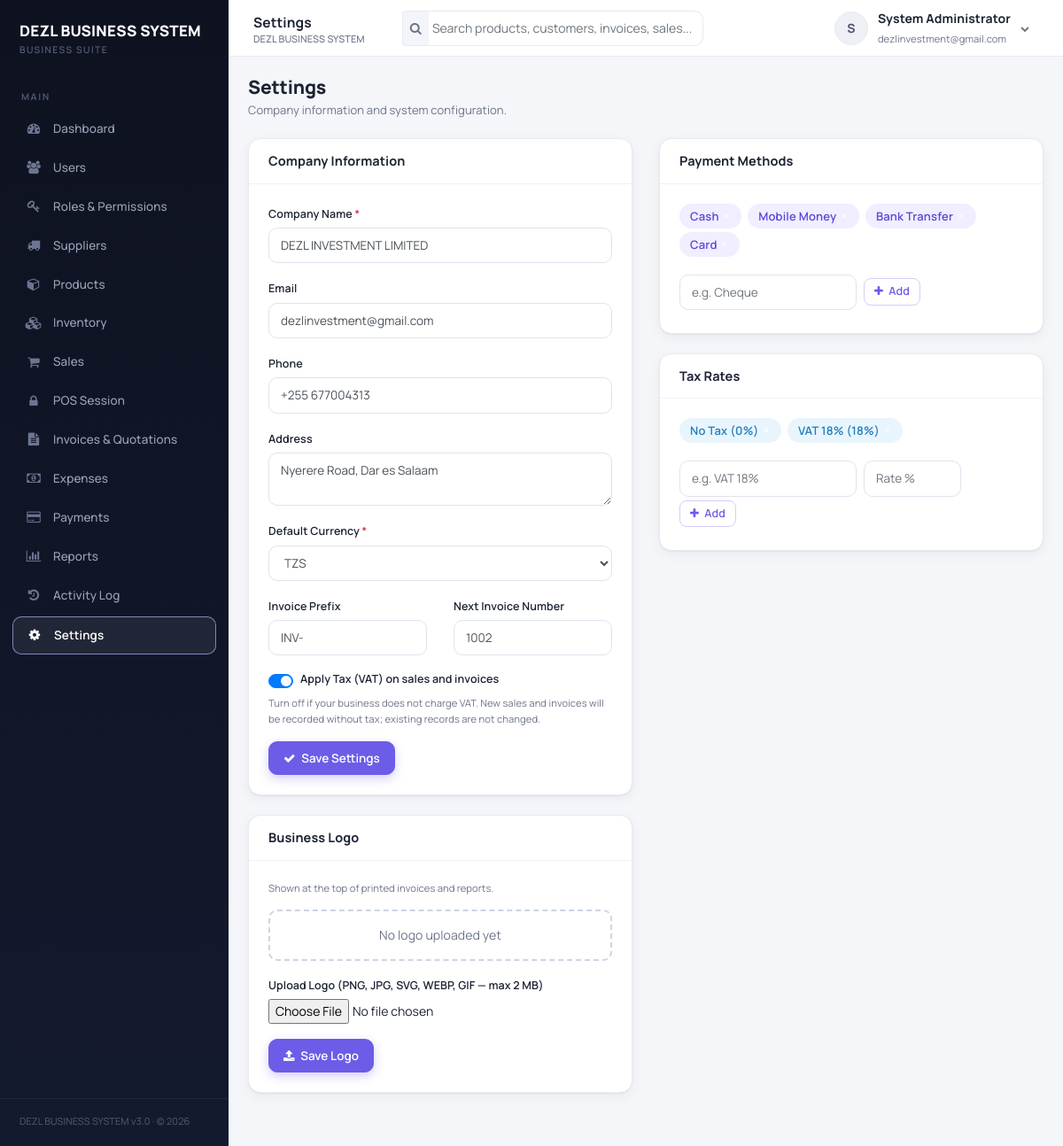
Before: /settings.php (signed in) with the older database file.
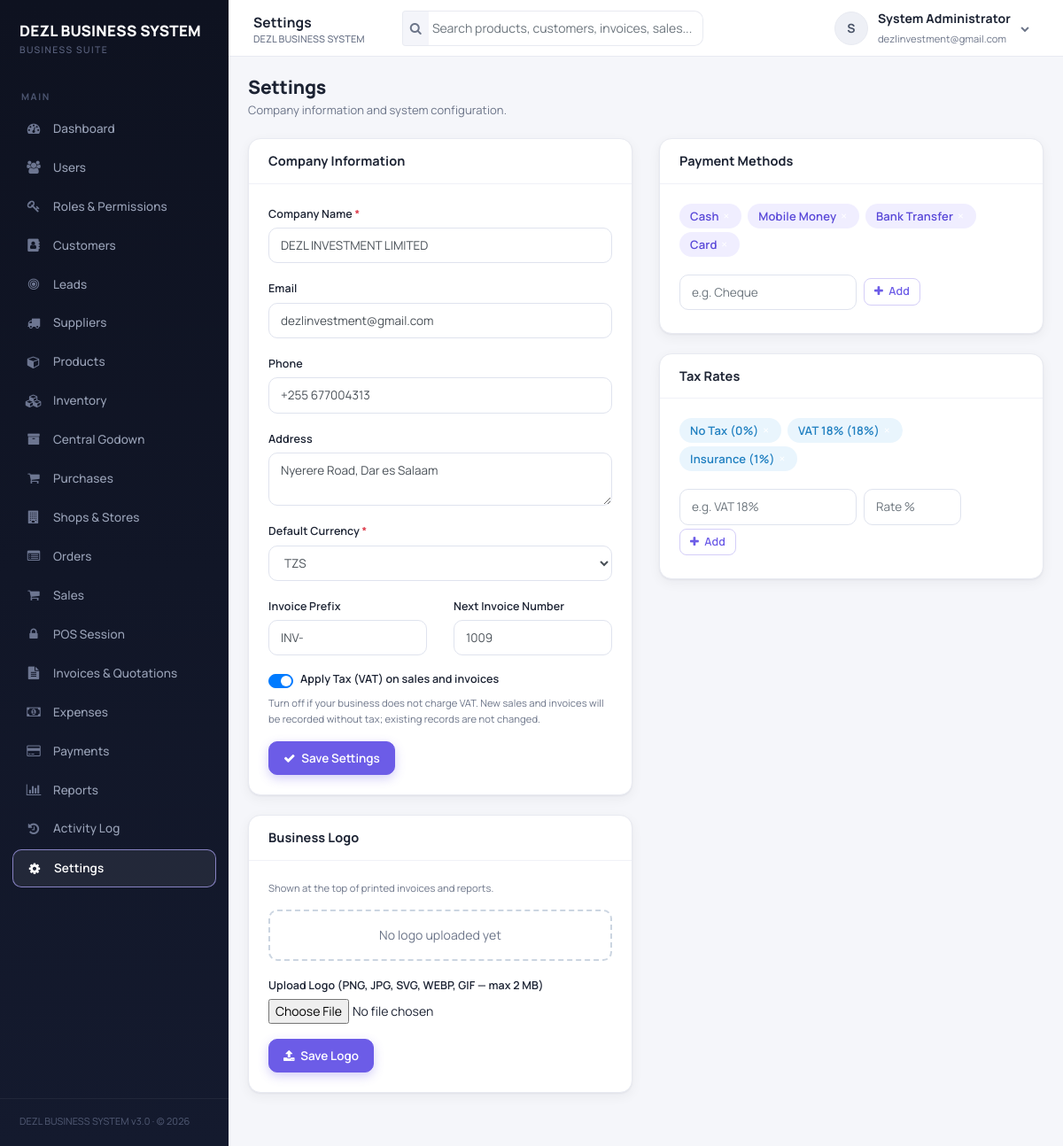
After: the same page with the newer database file.
### tables this page shows
CREATE TABLE `system_settings` (
  `setting_id` int(10) UNSIGNED NOT NULL,
  `tenant_id` int(10) UNSIGNED NOT NULL,
  `company_name` varchar(191) DEFAULT NULL,
  `company_email` varchar(191) DEFAULT NULL,
  `company_phone` varchar(50) DEFAULT NULL,
  `company_address` text DEFAULT NULL,
  `default_currency` varchar(10) NOT NULL DEFAULT 'TZS',
  `invoice_prefix` varchar(20) NOT NULL DEFAULT 'INV-',
  `invoice_next_number` int(10) UNSIGNED NOT NULL DEFAULT 1001,
  `apply_tax` tinyint(1) NOT NULL DEFAULT 1,
  `logo_path` varchar(255) DEFAULT NULL
);

CREATE TABLE `payment_methods` (
  `payment_method_id` int(10) UNSIGNED NOT NULL,
  `tenant_id` int(10) UNSIGNED NOT NULL,
  `name` varchar(100) NOT NULL
);

CREATE TABLE `tax_rates` (
  `tax_rate_id` int(10) UNSIGNED NOT NULL,
  `tenant_id` int(10) UNSIGNED NOT NULL,
  `name` varchar(100) NOT NULL,
  `rate` decimal(5,2) NOT NULL DEFAULT 0.00
);

### User.php (called while the page is built, shortened)
<?php
class User
{
    public $user_id;
    public $tenant_id;
    private $permission_cache = null;
    public static function getUserById($userId)
    {
        global $conn;
        $stmt = $conn->prepare("SELECT * FROM users WHERE user_id = ? LIMIT 1");
        $stmt->bind_param('i', $userId);
        $stmt->execute();
        $row = $stmt->get_result()->fetch_assoc();
        $user = new self();
        foreach ($row as $key => $value) {
            if (property_exists($user, $key)) $user->$key = $value;
        }
        $user->loadRoles();
        return $user;
    }
    private function loadRoles()
    {
        global $conn;
        $stmt = $conn->prepare(
            "SELECT r.role_id, r.name FROM user_roles ur
             JOIN roles r ON r.role_id = ur.role_id
             WHERE ur.user_id = ? AND ur.tenant_id = ?"
        );
        $stmt->bind_param('ii', $this->user_id, $this->tenant_id);
        $stmt->execute();
        $result = $stmt->get_result();
        while ($row = $result->fetch_assoc()) {
            $this->roles[] = $row['name'];
        }
    }
    public function hasPermission($permission)
    {
        global $conn;
        if ($this->permission_cache === null) {
            $roleIds = [];
            $stmt = $conn->prepare("SELECT role_id FROM user_roles WHERE user_id = ? AND tenant_id = ?");
            $stmt->bind_param('ii', $this->user_id, $this->tenant_id);
            $stmt->execute();
            $result = $stmt->get_result();
            while ($row = $result->fetch_assoc()) {
                $roleIds[] = (int)$row['role_id'];
            }
            $this->permission_cache = [];
            if ($roleIds) {
                $placeholders = implode(',', array_fill(0, count($roleIds), '?'));
                $sql = "SELECT DISTINCT p.name FROM permissions p
                        JOIN role_permissions rp ON rp.permission_id = p.permission_id
                        WHERE rp.role_id IN ($placeholders)";
                $stmt = $conn->prepare($sql);
                $stmt->bind_param(str_repeat('i', count($roleIds)), ...$roleIds);
                $stmt->execute();
                $result = $stmt->get_result();
                while ($row = $result->fetch_assoc()) {
                    $this->permission_cache[] = $row['name'];
                }
            }
        }
        return in_array($permission, $this->permission_cache, true);
    }
}

### auth_check.php (called while the page is built, shortened)
<?php
$current_user = User::getUserById($_SESSION['user_id']);

### helpers.php (called while the page is built, shortened)
<?php
function e($value) {
    return htmlspecialchars((string)$value, ENT_QUOTES, 'UTF-8');
}
function can($permission) {
    global $current_user;
    return $current_user && $current_user->hasPermission($permission);
}
function fetch_one($sql, ...$params) {
    global $conn;
    $stmt = $conn->prepare($sql);
    if ($params) {
        $types = '';
        foreach ($params as $p) {
            $types .= is_int($p) ? 'i' : (is_float($p) ? 'd' : 's');
        }
        $stmt->bind_param($types, ...$params);
    }
    $stmt->execute();
    $row = $stmt->get_result()->fetch_assoc();
    return $row;
}
function fetch_all($sql, ...$params) {
    global $conn;
    $stmt = $conn->prepare($sql);
    if ($params) {
        $types = '';
        foreach ($params as $p) {
            $types .= is_int($p) ? 'i' : (is_float($p) ? 'd' : 's');
        }
        $stmt->bind_param($types, ...$params);
    }
    $stmt->execute();
    $rows = $stmt->get_result()->fetch_all(MYSQLI_ASSOC);
    return $rows;
}

### settings.php (the view, shortened to what the changed rows need)
<?php
require_once 'header.php';
require_once 'auth_check.php';
$tenant = fetch_one("SELECT * FROM tenants WHERE tenant_id = ?", $current_user->tenant_id);
$settings = fetch_one("SELECT * FROM system_settings WHERE tenant_id = ?", $current_user->tenant_id);
$currency = $tenant['currency_code'] ?? 'TZS';
$payment_methods = fetch_all("SELECT * FROM payment_methods WHERE tenant_id = ? ORDER BY payment_method_id", $current_user->tenant_id);
$tax_rates = fetch_all("SELECT * FROM tax_rates WHERE tenant_id = ? ORDER BY tax_rate_id", $current_user->tenant_id);
require_once 'navbar.php';
require_once 'sidebar.php';
?>
<div class="page-head">
    <div>
        <h1 class="page-title">Settings</h1>
    </div>
</div>
<div class="row">
    <div class="col-lg-6 mb-3">
        <div class="card">
            <div class="card-body">
                <form method="POST" action="save-settings.php">
                    <div class="form-group">
                        <label>Company Name <span class="text-danger">*</span></label>
                        <input type="text" name="name" class="form-control" required value="<?php echo e($settings['company_name'] ?? $tenant['name'] ?? ''); ?>">
                    </div>
                    <div class="form-group">
                        <label>Email</label>
                        <input type="email" name="company_email" class="form-control" value="<?php echo e($settings['company_email'] ?? $tenant['email'] ?? ''); ?>">
                    </div>
                    <div class="form-group">
                        <label>Phone</label>
                        <input type="text" name="company_phone" class="form-control" value="<?php echo e($settings['company_phone'] ?? $tenant['phone'] ?? ''); ?>">
                    </div>
                    <div class="form-group">
                        <label>Address</label>
                        <textarea name="company_address" class="form-control" rows="2"><?php echo e($settings['company_address'] ?? $tenant['address'] ?? ''); ?></textarea>
                    </div>
                    <div class="form-group">
                        <label>Default Currency <span class="text-danger">*</span></label>
                        <select name="default_currency" class="form-control">
                            <?php foreach (['TZS', 'USD', 'EUR', 'GBP', 'KES', 'UGX'] as $code): ?>
                                <option value="<?php echo $code; ?>" <?php echo ($settings['default_currency'] ?? $currency) === $code ? 'selected' : ''; ?>><?php echo $code; ?></option>
                            <?php endforeach; ?>
                        </select>
                    </div>
                    <div class="row">
                        <div class="col-md-6 form-group">
                            <label>Invoice Prefix</label>
                            <input type="text" name="invoice_prefix" class="form-control" value="<?php echo e($settings['invoice_prefix'] ?? 'INV-'); ?>">
                        </div>
                        <div class="col-md-6 form-group">
                            <label>Next Invoice Number</label>
                            <input type="number" name="invoice_next_number" class="form-control" value="<?php echo e($settings['invoice_next_number'] ?? 1001); ?>">
                        </div>
                    </div>
                </form>
            </div>
        </div>
    </div>
    <div class="col-lg-6 mb-3">
        <div class="card">
            <div class="card-body">
                <div class="mb-3">
                    <?php foreach ($payment_methods as $pm): ?>
                        <span class="badge badge-primary mr-1 mb-1" style="font-size:13px;padding:7px 12px;">
                            <?php echo e($pm['name']); ?>
                            <form method="POST" action="settings.php" class="d-inline">
                                <button type="submit" class="badge-link" title="Delete">&times;</button>
                            </form>
                        </span>
                    <?php endforeach; ?>
                </div>
            </div>
        </div>
        <div class="card">
            <div class="card-body">
                <div class="mb-3">
                    <?php foreach ($tax_rates as $tr): ?>
                        <span class="badge badge-info mr-1 mb-1" style="font-size:13px;padding:7px 12px;">
                            <?php echo e($tr['name'] . ' (' . (float)$tr['rate'] . '%)'); ?>
                            <form method="POST" action="settings.php" class="d-inline">
                                <button type="submit" class="badge-link" title="Delete">&times;</button>
                            </form>
                        </span>
                    <?php endforeach; ?>
                </div>
            </div>
        </div>
    </div>
</div>
<?php require_once 'footer.php'; ?>

### sidebar.php (shortened to what the changed rows need)
<aside class="sidebar" id="sidebar">
    <ul class="sidebar-menu">
        <?php if (can('manage_contacts')): ?>
        <li class="<?php echo in_array(basename($_SERVER['PHP_SELF']), ['customers.php', 'customer-add.php', 'customer-edit.php', 'customer-view.php']) ? 'active' : ''; ?>">
            <a href="customers.php"><i class="fa fa-address-book"></i><span>Customers</span></a>
        </li>
        <?php endif; ?>
        <?php if (can('manage_leads')): ?>
        <li class="<?php echo in_array(basename($_SERVER['PHP_SELF']), ['leads.php', 'lead-add.php', 'lead-edit.php', 'lead-view.php']) ? 'active' : ''; ?>">
            <a href="leads.php"><i class="fa fa-bullseye"></i><span>Leads</span>
            </a>
        </li>
        <?php endif; ?>
        <?php if (can('manage_godown') || can('view_godown') || can('approve_godown_transfers') || can('dispatch_godown_transfers') || can('receive_godown_transfers') || can('request_godown_transfers')): ?>
        <li class="<?php echo in_array(basename($_SERVER['PHP_SELF']), ['godown.php', 'godown-transfers.php', 'godown-transfer-add.php', 'godown-transfer-view.php', 'inventory-adjust.php']) ? 'active' : ''; ?>">
            <a href="<?php echo can('manage_godown') ? 'godown.php' : 'godown-transfers.php'; ?>"><i class="fa fa-archive"></i><span>Central Godown</span></a>
        </li>
        <?php endif; ?>
        <?php if (can('manage_purchases')): ?>
        <li class="<?php echo basename($_SERVER['PHP_SELF']) == 'purchases.php' ? 'active' : ''; ?>">
            <a href="purchases.php"><i class="fa fa-shopping-cart"></i><span>Purchases</span></a>
        </li>
        <?php endif; ?>
        <?php if (can('manage_shops')): ?>
        <li class="<?php echo in_array(basename($_SERVER['PHP_SELF']), ['shops.php', 'stores.php', 'user-shops.php']) ? 'active' : ''; ?>">
            <a href="shops.php"><i class="fa fa-building"></i><span>Shops &amp; Stores</span></a>
        </li>
        <?php endif; ?>
        <?php if (can('manage_orders')): ?>
        <li class="<?php echo in_array(basename($_SERVER['PHP_SELF']), ['orders.php', 'order-add.php', 'order-edit.php', 'order-view.php']) ? 'active' : ''; ?>">
            <a href="orders.php"><i class="fa fa-list-alt"></i><span>Orders</span></a>
        </li>
        <?php endif; ?>
    </ul>
</aside>

Changed rows visible on the page:
changed system_settings "DEZL INVESTMENT LIMITED": invoice_next_number "1002" → "1009"
added tax_rates: name+rate "Insurance (1%)"
Other visible differences:
text now shown: "Customers Leads Central Godown Purchases Shops & Stores Orders"
